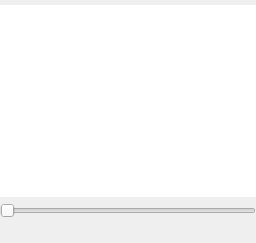
  <widget class="QWidget" name="centralWidget">
   <layout class="QGridLayout" name="gridLayoutMain">
    <property name="leftMargin">
     <number>0</number>
    </property>
    <property name="topMargin">
     <number>5</number>
    </property>
    <property name="rightMargin">
     <number>0</number>
    </property>
    <property name="bottomMargin">
     <number>5</number>
    </property>
    <property name="horizontalSpacing">
     <number>-1</number>
    </property>
    <item row="0" column="0">
     <widget class="GraphicsZoomView" name="graphicsView">
      <property name="contextMenuPolicy">
       <enum>Qt::CustomContextMenu</enum>
      </property>
      <property name="frameShape">
       <enum>QFrame::NoFrame</enum>
      </property>
      <property name="frameShadow">
       <enum>QFrame::Plain</enum>
      </property>
      <property name="lineWidth">
       <number>0</number>
      </property>
      <property name="verticalScrollBarPolicy">
       <enum>Qt::ScrollBarAlwaysOff</enum>
      </property>
      <property name="horizontalScrollBarPolicy">
       <enum>Qt::ScrollBarAlwaysOff</enum>
      </property>
      <property name="backgroundBrush">
       <brush brushstyle="SolidPattern">
        <color alpha="255">
         <red>0</red>
         <green>0</green>
         <blue>0</blue>
        </color>
       </brush>
      </property>
      <property name="dragMode">
       <enum>QGraphicsView::ScrollHandDrag</enum>
      </property>
     </widget>
    </item>
    <item row="1" column="0">
     <widget class="JumpSlider" name="horizontalSliderPosition">
      <property name="pageStep">
       <number>1</number>
      </property>
      <property name="orientation">
       <enum>Qt::Horizontal</enum>
      </property>
     </widget>
    </item>
    <item row="2" column="0">
     <widget class="ResizeLabel" name="labelAudioTrack">
      <property name="enabled">
       <bool>false</bool>
      </property>
      <property name="maximumSize">
       <size>
        <width>16777215</width>
        <height>32</height>
       </size>
      </property>
      <property name="lineWidth">
       <number>0</number>
      </property>
      <property name="text">
       <string/>
      </property>
      <property name="pixmap">
       <pixmap resource="ressources.qrc">:/IMG/IMG/Histogram.png</pixmap>
      </property>
      <property name="scaledContents">
       <bool>true</bool>
      </property>
     </widget>
    </item>
   </layout>
  </widget>
